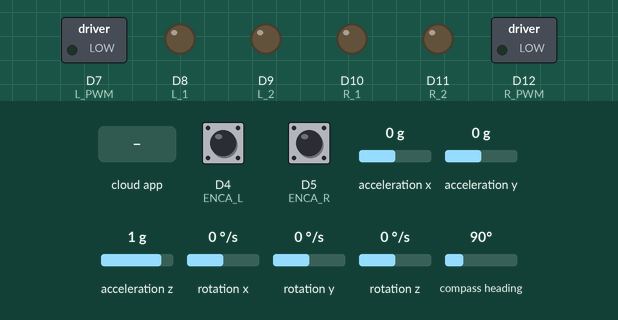
Bench run of a sketch on a simulated Arduino Nano 33 BLE. Parts: switched loads named in the sketch (green lamp = pin HIGH), output pins drawn as LEDs (lit = HIGH). The inputs (shaded band) are chosen by the test bench; at power-on: D4 (ENCA_L) HIGH, D5 (ENCA_R) HIGH, acceleration x 0 g, acceleration y 0 g, acceleration z 1 g, rotation x 0 °/s, rotation y 0 °/s, rotation z 0 °/s, compass heading 90°. The ROS host is connected and sends only what is stated.

Above: at 1.2 s.
1.3 s: the phone or cloud app sets linear.x to -100
At 2.0 s:
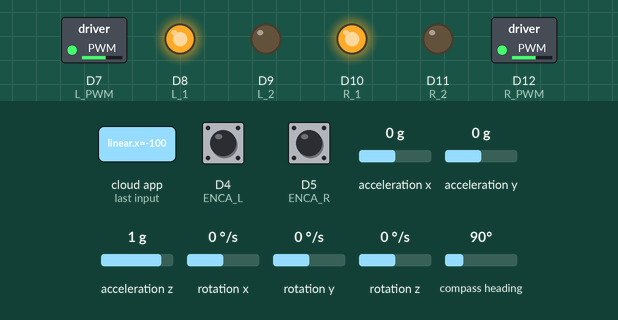
2.8 s: the phone or cloud app sets angular.z to -100
At 3.2 s:
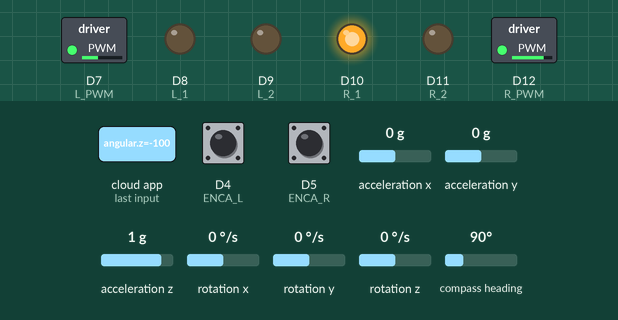
4.3 s: the phone or cloud app sets linear.x to 0
At 5.5 s:
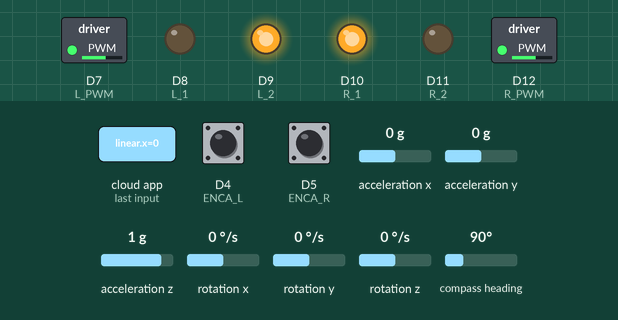
5.8 s: the phone or cloud app sets angular.z to 0
At 6.8 s:
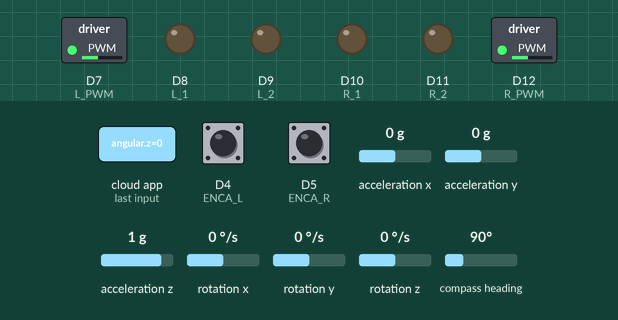
7.3 s: the phone or cloud app sets linear.x to 100
At 8.5 s:
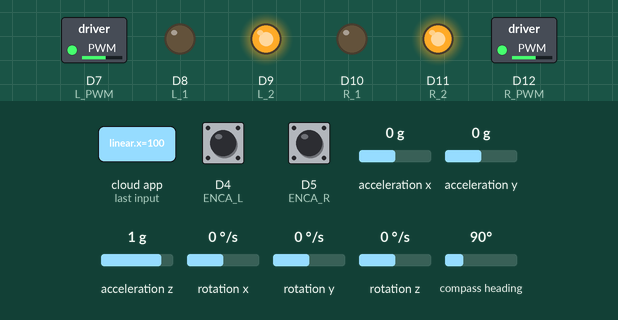
8.8 s: the phone or cloud app sets angular.z to 100
At 9.9 s:
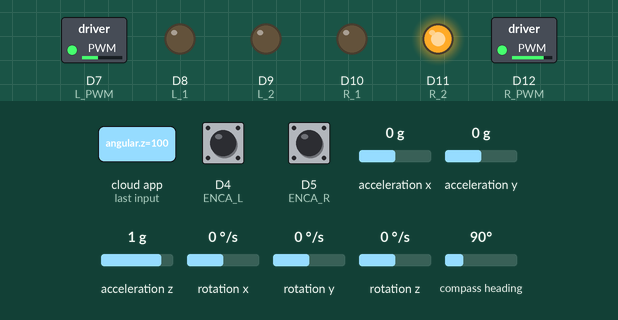
Timing chart, 0 to 11.3 s (numbered marks = the images above; inputs shaded):
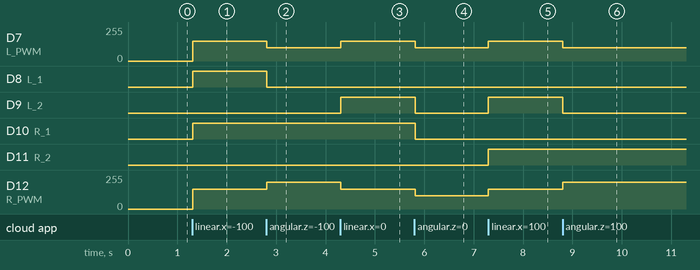

The sketch:

jetbot_arduino.ino
```cpp
#include <ros.h>
#include <geometry_msgs/Twist.h>
#include <std_msgs/Int16.h>
#include <std_msgs/String.h>
#include "Arduino_BMI270_BMM150.h"

// min amount of PWM the motors need to move
#define PWM_MIN 100
// PWM ragnes from 0 to 255
#define PWM_MAX 200

// encoder
#define ENCA_R 5 // RED
#define ENCB_R 6 // BLACK
#define ENCA_L 4 // RED
#define ENCB_L 3 // BLACK

volatile int posi_R = 0; // specify posi_R as volatile
volatile int posi_L = 0; // specify posi_L as volatile

// Minumum and maximum values for 16-bit integers
const int encoder_minimum = -32768;
const int encoder_maximum = 32767;

// right motors connections
int R_PWM = 12;
int R_1 = 10;
int R_2 = 11;

// left motors connections
int L_PWM = 7;
int L_1 = 8;
int L_2 = 9;

void velCallback(const geometry_msgs::Twist &msg){
  float x = max(min(msg.linear.x, 1.0f), -1.0f);
  float z = max(min(msg.angular.z, 1.0f), -1.0f);

  float lvel = (x-z)/2;
  float rvel = (x+z)/2;

  uint16_t lpwm = mapPwm(fabs(lvel), PWM_MIN, PWM_MAX);
  uint16_t rpwm = mapPwm(fabs(rvel), PWM_MIN, PWM_MAX);

  digitalWrite(R_2, rvel > 0);
  digitalWrite(R_1, rvel < 0);
  digitalWrite(L_2, lvel > 0);
  digitalWrite(L_1, lvel < 0);

  analogWrite(R_PWM, rpwm);
  analogWrite(L_PWM, lpwm);
}

float mapPwm(float x, float out_min, float out_max){
  return x * (out_max - out_min) + out_min;
}

void readEncoder_R() {
  int b = digitalRead(ENCB_R);
  if (b > 0) {
    if (b == encoder_maximum){
      posi_R = encoder_minimum;
    } else{
      posi_R++;
    }
  } else {
    if (b == encoder_minimum){
      posi_R = encoder_maximum;
    } else{
      posi_R--;
    }
  }
}

void readEncoder_L() {
  int b = digitalRead(ENCB_L);
  if (b > 0) {
    if (b == encoder_minimum){
      posi_L = encoder_maximum;
    } else{
      posi_L--;
    }
  } else {
    if (b == encoder_maximum){
      posi_L = encoder_minimum;
    } else{
      posi_L++;
    }
  }
}

ros::NodeHandle nh;
ros::Subscriber<geometry_msgs::Twist> sub("/cmd_vel", velCallback);

std_msgs::Int16 posR_msg;
std_msgs::Int16 posL_msg;
ros::Publisher posR_pub("pos_R", &posR_msg);
ros::Publisher posL_pub("pos_L", &posL_msg);

std_msgs::String imu_msg;
ros::Publisher imu_pub("imu_raw", &imu_msg);

void pub_odom(){
  noInterrupts();
  int pos_R = posi_R;
  int pos_L = posi_L;
  interrupts();

  posR_msg.data = pos_R;
  posR_pub.publish(&posR_msg);

  posL_msg.data = pos_L;
  posL_pub.publish(&posL_msg);
}

void pub_imu(){
  float ax,ay,az;
  float gx,gy,gz;
  float mx,my,mz;

  if (IMU.accelerationAvailable()){
    IMU.readAcceleration(ax,ay,az);
  }
  if (IMU.gyroscopeAvailable()){
    IMU.readGyroscope(gx,gy,gz);
  }
  if (IMU.magneticFieldAvailable()){
    IMU.readMagneticField(mx,my,mz);
  }

  // Calculate the length required for the string
  int required_length = snprintf(NULL, 0, "%f,%f,%f,%f,%f,%f,%f,%f,%f",
                                 gx, gy, gz, ax, ay, az, mx, my, mz);

  char imu_data[required_length + 1]; // Add 1 for null terminator

  // Format the string with the desired pattern
  sprintf(imu_data, "%f,%f,%f,%f,%f,%f,%f,%f,%f",
          gx, gy, gz, ax, ay, az, mx, my, mz);

  imu_msg.data = imu_data;

  imu_pub.publish(&imu_msg);
}

void setup() {
  // set all motor control pins to outputs
  pinMode(R_PWM, OUTPUT);
  pinMode(L_PWM, OUTPUT);
  pinMode(R_1, OUTPUT);
  pinMode(R_2, OUTPUT);
  pinMode(L_1, OUTPUT);
  pinMode(L_2, OUTPUT);

  // turn off motors - initial state
  digitalWrite(R_1, LOW);
  digitalWrite(R_2, LOW);
  digitalWrite(L_1, LOW);
  digitalWrite(L_2, LOW);

  // encoder
  pinMode(ENCA_R,INPUT);
  pinMode(ENCB_R,INPUT);
  pinMode(ENCA_L,INPUT);
  pinMode(ENCB_L,INPUT);
  attachInterrupt(digitalPinToInterrupt(ENCA_R),readEncoder_R,RISING);
  attachInterrupt(digitalPinToInterrupt(ENCA_L),readEncoder_L,RISING);

  // imu
  if (!IMU.begin()) {
    Serial.println("Failed to initialize IMU");
    // stop here if you can't access the IMU:
    while (true);
  }

  nh.initNode();
  nh.subscribe(sub);
  nh.advertise(posR_pub);
  nh.advertise(posL_pub);
  nh.advertise(imu_pub);
}

void loop() {
  // put your main code here, to run repeatedly:
  nh.spinOnce();

  pub_odom();

  pub_imu();

  delay(10);
}
```

Measured:
- after the input at 1.3 s, D7 (L_PWM), D12 (R_PWM): 0/255 → 150/255 at once; D8 (L_1), D10 (R_1): LOW → HIGH at once
- after the input at 2.8 s, D7 (L_PWM): 150/255 → 100/255 at once; D8 (L_1): HIGH → LOW at once; D12 (R_PWM): 150/255 → 200/255 at once
- after the input at 4.3 s, D7 (L_PWM): 100/255 → 150/255 at once; D9 (L_2): LOW → HIGH at once; D12 (R_PWM): 200/255 → 150/255 at once
- after the input at 5.8 s, D7 (L_PWM), D12 (R_PWM): 150/255 → 100/255 at once; D9 (L_2), D10 (R_1): HIGH → LOW at once
- after the input at 7.3 s, D7 (L_PWM), D12 (R_PWM): 100/255 → 150/255 at once; D9 (L_2), D11 (R_2): LOW → HIGH at once
- after the input at 8.8 s, D7 (L_PWM): 150/255 → 100/255 at once; D9 (L_2): HIGH → LOW at once; D12 (R_PWM): 150/255 → 200/255 at once
